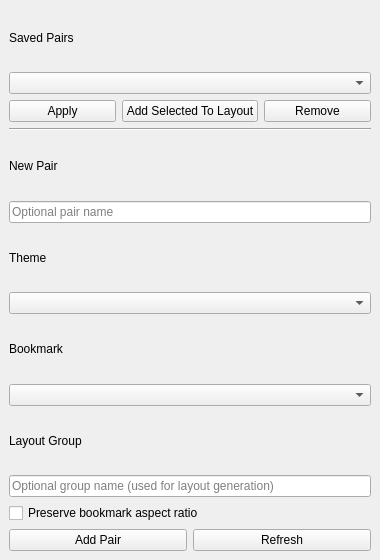
<?xml version="1.0" encoding="UTF-8"?>
<ui version="4.0">
 <class>BookmarkThemeDockWidgetBase</class>
 <widget class="QDockWidget" name="BookmarkThemeDockWidgetBase">
  <property name="geometry">
   <rect>
    <x>0</x>
    <y>0</y>
    <width>380</width>
    <height>560</height>
   </rect>
  </property>
  <property name="windowTitle">
   <string>Bookmark Theme Selector</string>
  </property>
  <widget class="QWidget" name="dockWidgetContents">
   <layout class="QVBoxLayout" name="verticalLayout">
    <item>
     <widget class="QLabel" name="pairsLabel">
      <property name="text">
       <string>Saved Pairs</string>
      </property>
     </widget>
    </item>
    <item>
        <widget class="QComboBox" name="savedPairComboBox"/>
    </item>
    <item>
     <layout class="QHBoxLayout" name="pairButtonsLayout">
      <item>
       <widget class="QPushButton" name="applyPairButton">
        <property name="text">
         <string>Apply</string>
        </property>
       </widget>
      </item>
            <item>
             <widget class="QPushButton" name="generateLayoutButton">
                <property name="text">
                      <string>Add Selected To Layout</string>
                </property>
             </widget>
            </item>
      <item>
       <widget class="QPushButton" name="removePairButton">
        <property name="text">
         <string>Remove</string>
        </property>
       </widget>
      </item>
     </layout>
    </item>
    <item>
     <widget class="QFrame" name="line">
      <property name="frameShape">
       <enum>QFrame::HLine</enum>
      </property>
      <property name="frameShadow">
       <enum>QFrame::Sunken</enum>
      </property>
     </widget>
    </item>
    <item>
     <widget class="QLabel" name="newPairLabel">
      <property name="text">
       <string>New Pair</string>
      </property>
     </widget>
    </item>
    <item>
     <widget class="QLineEdit" name="pairNameLineEdit">
      <property name="placeholderText">
       <string>Optional pair name</string>
      </property>
     </widget>
    </item>
    <item>
     <widget class="QLabel" name="themeLabel">
      <property name="text">
       <string>Theme</string>
      </property>
     </widget>
    </item>
    <item>
     <widget class="QComboBox" name="themeComboBox"/>
    </item>
    <item>
     <widget class="QLabel" name="bookmarkLabel">
      <property name="text">
       <string>Bookmark</string>
      </property>
     </widget>
    </item>
    <item>
     <widget class="QComboBox" name="bookmarkComboBox"/>
    </item>
    <item>
     <widget class="QLabel" name="layoutGroupLabel">
      <property name="text">
       <string>Layout Group</string>
      </property>
     </widget>
    </item>
    <item>
     <widget class="QLineEdit" name="layoutGroupLineEdit">
      <property name="placeholderText">
       <string>Optional group name (used for layout generation)</string>
      </property>
     </widget>
    </item>
    <item>
     <widget class="QCheckBox" name="preserveAspectRatioCheckBox">
      <property name="text">
       <string>Preserve bookmark aspect ratio</string>
      </property>
     </widget>
    </item>
    <item>
     <layout class="QHBoxLayout" name="addRefreshLayout">
      <item>
       <widget class="QPushButton" name="addPairButton">
        <property name="text">
         <string>Add Pair</string>
        </property>
       </widget>
      </item>
      <item>
       <widget class="QPushButton" name="refreshButton">
        <property name="text">
         <string>Refresh</string>
        </property>
       </widget>
      </item>
     </layout>
    </item>
   </layout>
  </widget>
 </widget>
 <resources/>
 <connections/>
</ui>
